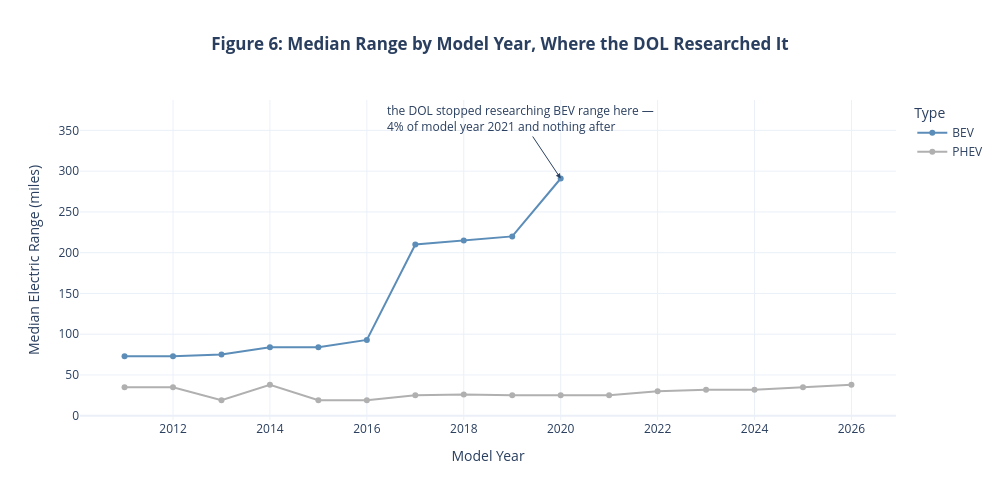

This figure's notebook cell:
### Code cell
fig = viz.range_by_year_lines(range_per_year)

fig.show()

### Figure 1 — Plotly figure (JSON) as saved in the notebook; plotly's stock layout.template omitted (floating-point values rounded to 4 significant figures)
{"data": [{"customdata": [[532.0, 1.0], [609.0, 1.0], [2460.0, 1.0], [1555.0, 1.0], [3151.0, 1.0], [3431.0, 1.0], [4493.0, 1.0], [9632.0, 0.9999], [8720.0, 0.9986], [10050.0, 0.9928]], "hovertemplate": "Electric Vehicle Type=BEV<br>Model Year=%{x}<br>Median Electric Range (miles)=%{y}<br>Registrations=%{customdata[0]}<br>Coverage=%{customdata[1]:.0%}<extra></extra>", "legendgroup": "BEV", "line": {"color": "#5B8DB8", "dash": "solid"}, "marker": {"symbol": "circle"}, "mode": "lines+markers", "name": "BEV", "orientation": "v", "showlegend": true, "type": "scatter", "x": [2011, 2012, 2013, 2014, 2015, 2016, 2017, 2018, 2019, 2020], "xaxis": "x", "y": [73.0, 73.0, 75.0, 84.0, 84.0, 93.0, 210.0, 215.0, 220.0, 291.0], "yaxis": "y"}, {"customdata": [[57.0, 1.0], [786.0, 1.0], [1501.0, 1.0], [1655.0, 1.0], [1238.0, 1.0], [1630.0, 1.0], [3890.0, 1.0], [4231.0, 1.0], [2032.0, 1.0], [1804.0, 1.0], [4334.0, 1.0], [4849.0, 1.0], [7489.0, 1.0], [10540.0, 1.0], [7801.0, 0.9953], [781.0, 0.9974]], "hovertemplate": "Electric Vehicle Type=PHEV<br>Model Year=%{x}<br>Median Electric Range (miles)=%{y}<br>Registrations=%{customdata[0]}<br>Coverage=%{customdata[1]:.0%}<extra></extra>", "legendgroup": "PHEV", "line": {"color": "#B0B0B0", "dash": "solid"}, "marker": {"symbol": "circle"}, "mode": "lines+markers", "name": "PHEV", "orientation": "v", "showlegend": true, "type": "scatter", "x": [2011, 2012, 2013, 2014, 2015, 2016, 2017, 2018, 2019, 2020, 2021, 2022, 2023, 2024, 2025, 2026], "xaxis": "x", "y": [35.0, 35.0, 19.0, 38.0, 19.0, 19.0, 25.0, 26.0, 25.0, 25.0, 25.0, 30.0, 32.0, 32.0, 35.0, 38.0], "yaxis": "y"}], "layout": {"annotations": [{"align": "left", "arrowhead": 2, "ax": -40, "ay": -60, "showarrow": true, "text": "the DOL stopped researching BEV range here —<br>4% of model year 2021 and nothing after", "x": 2020, "y": 291.0}], "height": 500, "legend": {"title": {"text": "Type"}, "tracegroupgap": 0}, "title": {"text": "<b>Figure 6: Median Range by Model Year, Where the DOL Researched It</b>", "x": 0.5}, "width": 1000, "xaxis": {"anchor": "y", "domain": [0.0, 1.0], "title": {"text": "Model Year"}}, "yaxis": {"anchor": "x", "domain": [0.0, 1.0], "title": {"text": "Median Electric Range (miles)"}}}}
